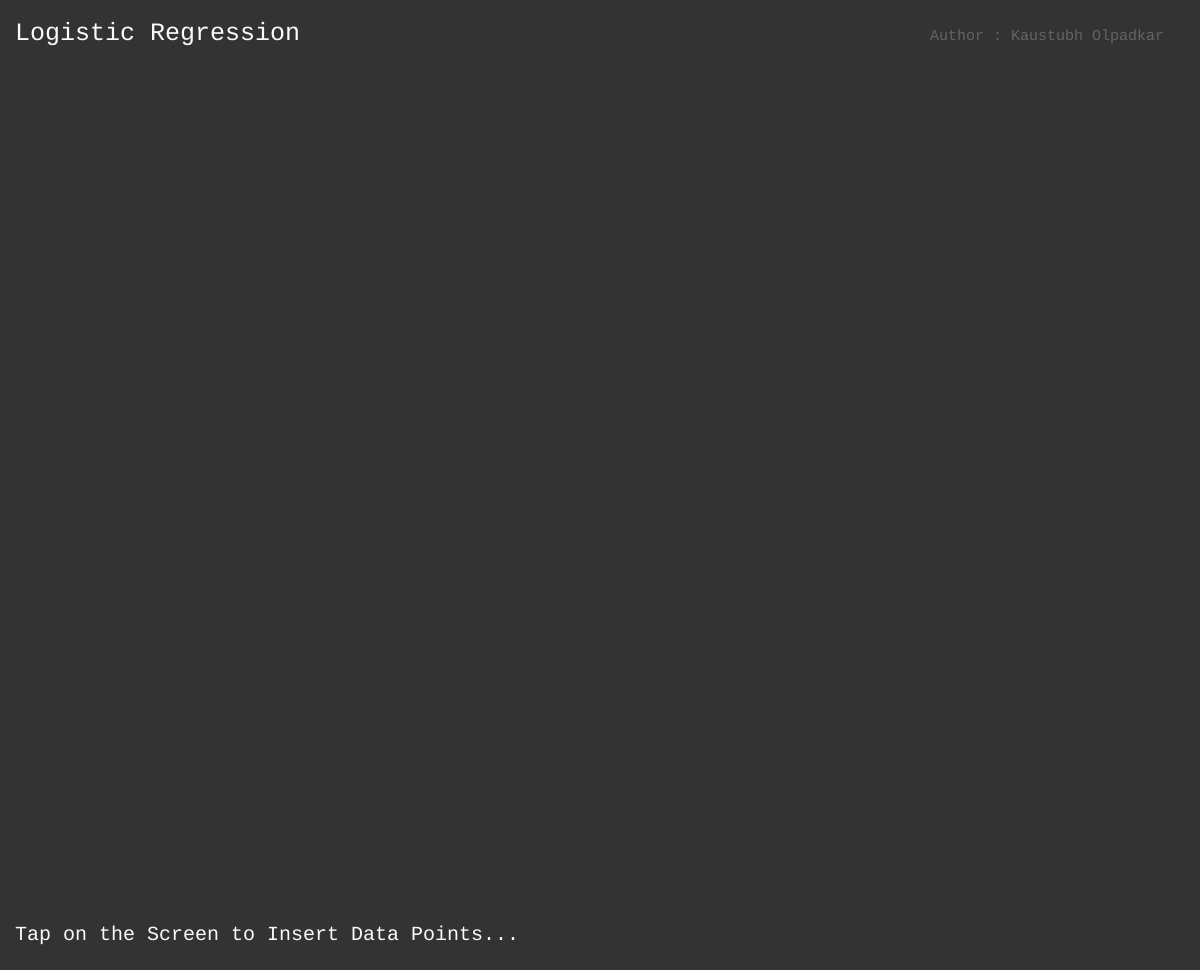
Frame 1 (no input)
Frame 60 (no input): identical to frame 1, image omitted
Frame 120 (the mouse pressed at the canvas centre since frame 60): identical to frame 1, image omitted

The p5.js sketch that drew this single still picture (run headless with seeded random() and noise() and a simulated clock; from frame 60 on, the mouse is pressed at the canvas centre):

// p5.js sketch
// ── sketch.js
instruction = "Tap on the Screen to Insert Data Points...";

var epsilonSlider, epsilonSpan;
var minPointsSlider;
var changeColor;

// Data
X1 = [];
X2 = [];
Y  = [];

// Hyperparameters
b = 0.0;
w1 = 0.0;
w2 = 0.0;

var threshold = 0.5;
var learning_rate = 0.1;

// Parameters
var x1, x2;
var y1, y2;
var m, b;
var type = 1;

var flag = false;

function setup() {
  createCanvas(windowWidth, windowHeight - 30);

  createSpan("  |  ");
  createSpan("Learning Rate : ");
  epsilonSlider = createSlider(0, 100, 10);
  epsilonSpan = createSpan(epsilonSlider.value());
  createSpan("  |  ");
  // createSpan("Threshold : ");
  // minPointsSlider = createSlider(0, 100, 50);
  // minPointsSpan = createSpan(epsilonSlider.value());
  // createSpan("  |  ");
  changeColor = createButton("Change Color");
  changeColor.mousePressed(swap);
  createSpan("  |  ");
  train = createButton("Start Training");
  train.mousePressed(function(){
    flag = true;
  });

}

function draw() {
  background(51);

  learning_rate = epsilonSlider.value() / 1000;
  epsilonSpan.html(learning_rate.toString());
  // threshold = minPointsSlider.value() / 100;
  // minPointsSpan.html(threshold.toString());

  fill(250);
  noStroke();
  textFont('monospace');
  textSize(25);
  text("Logistic Regression", 15, 40);
  textSize(20);
  text(instruction, 15, windowHeight - 60);
  fill(100);
  textSize(15);
  text("Author : Kaustubh Olpadkar", windowWidth - 270, 40);

  noStroke();
  for (var i = 0; i < X1.length; i++) {
    Y[i] == 1 ? fill(255, 0, 0) : fill(0, 0, 255);
    ellipse(X1[i], X2[i], 8, 8);
  }

  if (flag) {
    fit();
  }

  drawLine();

  stroke(255, 255, 0);
  line(x1, y1, x2, y2);
}

function mouseClicked () {
  X1.push(mouseX);
  X2.push(mouseY);
  Y.push(type);
}

function swap() {
  type = 1 - type;
}

function activate (y) {
  return (1 / (1 + Math.exp(-y)));
}

function fit () {

  var W1 = 0.0;
  var W2 = 0.0;
  var B  = 0.0;

  for (var i = 0; i < X1.length; i++) {
    y = w1 * X1[i] + w2 * X2[i] + b;
    y = activate(y);

    var x1 = map(X1[i], 0, width, 0, 1);
    var x2 = map(X2[i], 0, height, 0, 1);

    W1 += (y - Y[i]) * x1;
    W2 += (y - Y[i]) * x2;
    B += (y - Y[i]);

  }

  W1 = W1 / X1.length;
  W2 = W2 / X1.length;
  B  = B / X1.length;

  w1 -= learning_rate * W1;
  w2 -= learning_rate * W2;
  b  -= learning_rate * B;
}

function keyPressed () {
  if (keyCode === ENTER) {
    swap()
  } else if (keyCode === ESCAPE) {
    flag = true;
    //fit ();
  }
}

function drawLine () {
  x1 = 0;
  x2 = width;

  m = - (w1 / w2);
  c = - (b / w2);

  y1 = m * x1 + c;
  y2 = m * x2 + c;
}
